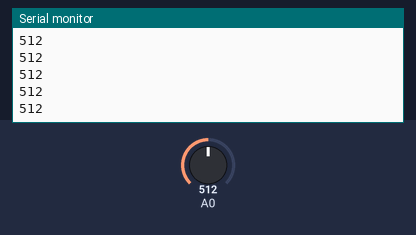
Simulated run of this sketch. Board: Arduino Uno, built with avr-gcc and run on an emulated ATmega328P. Parts: the last lines printed to the serial monitor. The test bench sets the inputs (shaded band); at power-on: A0 = 512.

Above: at 1.2 s.
1.3 s: A0 set to 716
At 1.31 s:
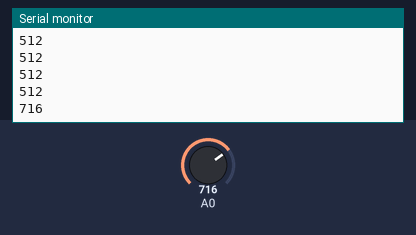
2.8 s: A0 set to 900
At 2.81 s:
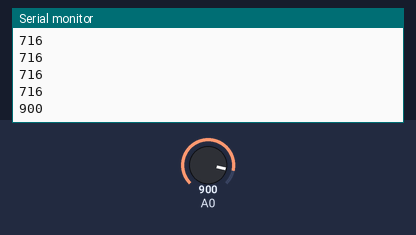
Timing chart, 0 to 5.8 s (numbered marks = the images above; inputs shaded):
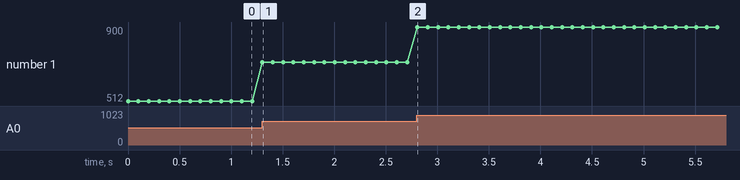

Measured:
- after the input at 1.3 s, the serial monitor: prints a new line at once (image 1)
- after the input at 2.8 s, the serial monitor: prints a new line at once (image 2)
- plotted number 1: 512 → 716 after the input at 1.3 s, 716 → 900 after the input at 2.8 s

The sketch:

checkFSR.ino
```cpp
void setup() {
  Serial.begin(115200);
  pinMode(A0, INPUT);
}

void loop() {
  Serial.println(String(analogRead(A0)));
  delay(100);
}
```
